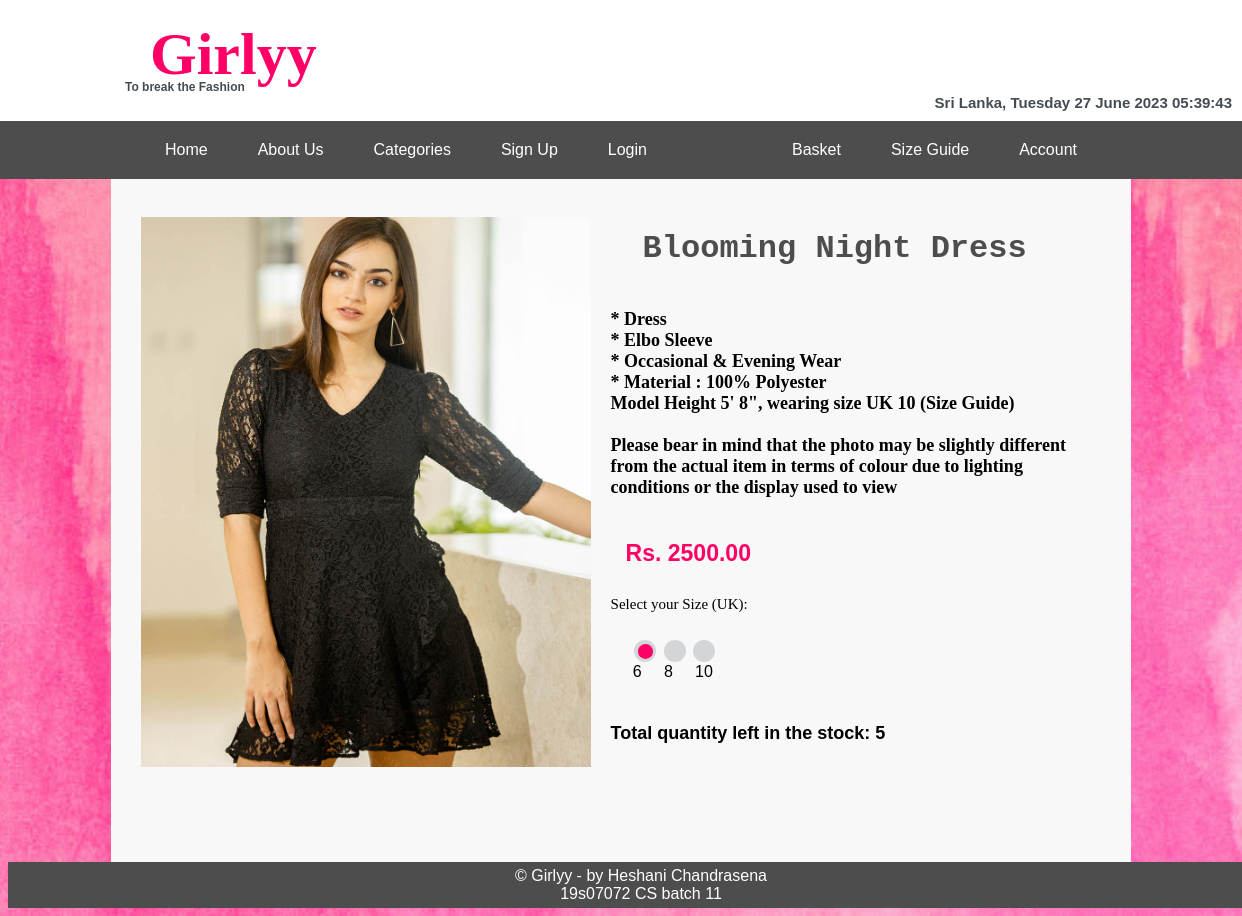
The app's page /prodbuy.php?u_prod_id=1 with its own data.
### tables this page shows
CREATE TABLE `product` (
  `prodId` int(4) NOT NULL,
  `catId` int(4) NOT NULL,
  `prodName` varchar(30) NOT NULL,
  `prodPicNameSmall` varchar(100) NOT NULL,
  `prodPicNameLarge` varchar(100) NOT NULL,
  `prodPicName2` varchar(100) NOT NULL,
  `prodDescripShort` varchar(1000) DEFAULT NULL,
  `prodDescripLong` varchar(3000) DEFAULT NULL,
  `prodPrice` decimal(6,2) NOT NULL,
  `prodQuantity` int(4) NOT NULL
);

### prodbuy.php (the view, shortened to what this page needs)
<?php
include("db.php");
echo "<link rel=stylesheet type=text/css href=stylesheet.css>";
echo "<body>";
include ("headfile.php");
echo "
<!DOCTYPE html>
<html>
<head>
<meta name='viewport' content='width=device-width, initial-scale=1'>
<style>
#radios{
  position:relative;
  width:30%;
  margin: 10px 15px 15px 20px;
}
input[type='radio']{
  position:absolute;
  right:1000%;
}
label{
  float:left;
  width:15%; padding-bottom:15%;
  margin:0 2.5%;
  background:rgba(68,76,83,.2);
  border-radius:50%;
  cursor:pointer;
}
#slider{
  position:absolute;
  left:0%; top:0;
  width:10%; padding-bottom:10%;
  margin:2.5% 0 0 5%;
  background:#FF0066;
  transition:transform 1s;
  border-radius:50%;
  animation-timing-function: ease-in-out;
  animation-duration:.3s;
  animation-fill-mode: forwards;
  transition: 0.2s left .05s ease-in-out;
}
#input1:checked  ~ #slider{ animation-name: input1; left:0; }
#input2:checked  ~ #slider{ animation-name: input2; left:20%; }
#input3:checked  ~ #slider{ animation-name: input3; left:40%; }
#input4:checked  ~ #slider{ animation-name: input4; left:60%; }
#input5:checked  ~ #slider{ animation-name: input5; left:80%; }
@keyframes input1{ 30%, 70% { transform:scale(0.5); } }
@keyframes input2{ 30%, 70% { transform:scale(0.5); } }
@keyframes input3{ 30%, 70% { transform:scale(0.5); } }
@keyframes input4{ 30%, 70% { transform:scale(0.5); } }
@keyframes input5{ 30%, 70% { transform:scale(0.5); } }
</style>
</head></html>";
$prodid=$_GET['u_prod_id'];
$SQL="select prodId, prodName, prodPicNameLarge, prodDescripLong, prodPrice, prodQuantity from Product where prodId = '$prodid' ";
$exeSQL=mysqli_query($conn, $SQL) or die (mysqli_error($conn));
echo "<table style='border: 0px'>";
while ($arrayp=mysqli_fetch_array($exeSQL))
{
echo "<tr>";
echo "<td style='border: 0px'>";
echo "<img alt= 'image of ".$arrayp['prodName']."' src=images/".$arrayp['prodPicNameLarge']." height=550 width=450>";
echo "</td>";
echo "<td style='border: 0px'>";
echo "<p><h4>".$arrayp['prodName']."</h4>";
echo "<p><h6 style='font-size:18; font-family:Candara'>".$arrayp['prodDescripLong']."</h6>";
echo "<p><h5 style='color:#FF0066'> Rs. ".$arrayp['prodPrice']."</h5><br>";
$SQL2 = "SELECT productsize.sizeId, sizeName FROM size, productsize WHERE (size.sizeId = productsize.sizeId) AND (prodId =".$arrayp['prodId'].");";
$exeSQL2 = mysqli_query($conn, $SQL2) or die (mysqli_error($conn));
echo "<form name=selection action=basket.php method=post>";
echo "<p style='font-family:Madhura; font-size:15'>Select your Size (UK):<br><br> ";
echo"<div id='radios'>";
$input=1;
while($arrayp2=mysqli_fetch_array($exeSQL2))
{ echo"
  <label for='input".$input."'></label>
  <input  id='input".$input."' name='radio' value=".$arrayp2['sizeName']." type='radio' onclick = 'reload();' />";
  $input=$input+1;
}
echo"<span id='slider'></span></div><br>";
$SQL3 = "SELECT productsize.sizeId, sizeName FROM size, productsize WHERE (size.sizeId = productsize.sizeId) AND (prodId =".$arrayp['prodId'].");";
$exeSQL3 = mysqli_query($conn, $SQL3) or die (mysqli_error($conn));
while($arrayp3=mysqli_fetch_array($exeSQL3)){
	echo"&nbsp&nbsp&nbsp&nbsp&nbsp".$arrayp3['sizeName']."";
}
echo "<p><h6 style='font-size:18'> Total quantity left in the stock: ".$arrayp['prodQuantity']."</h6>";
echo "</form>";
echo "</td>";
echo "</tr>";
}
echo "</table>";
echo "</body>";
?>

### stylesheet.css (style rules this page uses)
body,html { padding-top: 65px; background: url("images/bg.jpg") no-repeat center center fixed; background-position: top; -webkit-background-size: cover; -moz-background-size: cover; background-size: cover; }
p { margin: 0; }
#content h4 { color: #4d4d4d; font-size: 32; margin: 2rem 0 2rem 2rem; font-family: "Madhura", monospace; }
#content h5 { color: #4d4d4d; font-size: 23; margin: 0 0 0.5em; padding-left: 15px; }
#footer { z-index: 10; width: 100%; background: #4d4d4d; text-align: center; padding: 5px; padding-left: 20px; padding-right: 20px; color: #fff; margin-left: auto; margin-right: auto; }
table,th,td { border-collapse: collapse; border: 1px solid #000; }
td { padding: 10px; text-align: left; color: #000000; }

### prodbuy.php (style rules this page uses)
#radios { position:relative; width:30%; margin: 10px 15px 15px 20px; }
label { float:left; width:15%; padding-bottom:15%; margin:0 2.5%; background:rgba(68,76,83,.2); border-radius:50%; cursor:pointer; }
#slider { position:absolute; left:0%; top:0; width:10%; padding-bottom:10%; margin:2.5% 0 0 5%; background:#FF0066; transition:transform 1s; border-radius:50%; animation-timing-function: ease-in-out; animation-duration:.3s; animation-fill-mode: forwards; transition: 0.2s left .05s ease-in-out; }

### records on screen
product: prodPicNameLarge (picture), prodName "Blooming Night Dress", prodDescripLong "* Dress * Elbo Sleeve * Occasional & Evening Wear * Material : 100% Polyester Model Height 5' 8\", wearing size UK 10 (Size Guide) Please bear in mind that the photo may be slightly different from the actual item in terms of colour due to lighting conditions or the display used to view", prodPrice "2500.00", sizeName "6", sizeName "8", sizeName "10", prodQuantity "5"
